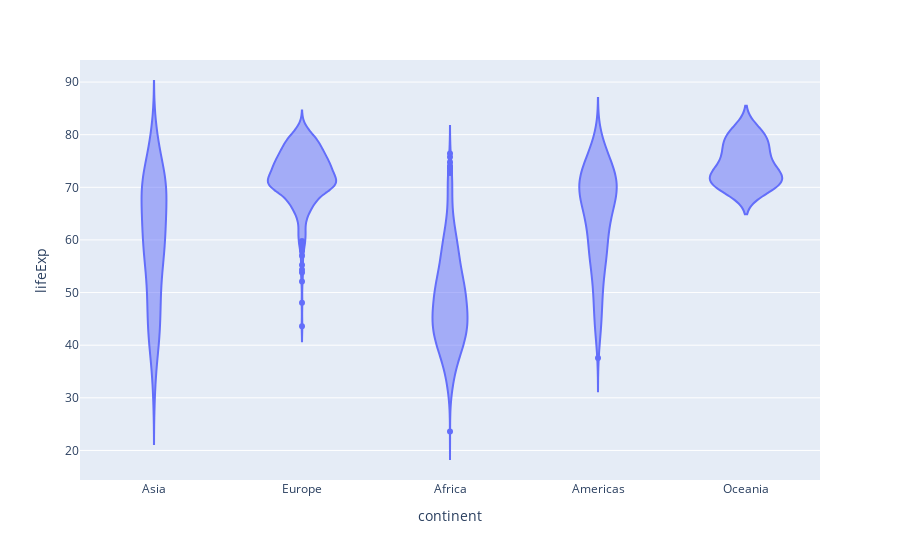

Notebook code for this chart:
### Markdown cell above
[Back to top](#Index:) 

### Problem 7

#### Violin Plot of Life Expectancy by Continent with `plotly`



Create a Violin Plot of the Life Expectancy by continent using `plotly`.

### Code cell
#violin plot by continent in plotly

fig = px.violin(gapminder, y='lifeExp', x = 'continent')
fig

### Figure 1 — Plotly figure (JSON) as saved in the notebook; plotly's stock layout.template omitted (floating-point values rounded to 4 significant figures; data arrays with more than 128 entries replaced by an {"elided": "..."} marker saying what was removed)
{"data": [{"alignmentgroup": "True", "box": {"visible": false}, "hovertemplate": "continent=%{x}<br>lifeExp=%{y}<extra></extra>", "legendgroup": "", "marker": {"color": "#636efa"}, "name": "", "offsetgroup": "", "orientation": "v", "scalegroup": "True", "showlegend": false, "type": "violin", "x": {"elided": "1704 str values"}, "x0": " ", "xaxis": "x", "y": {"elided": "1704 float values"}, "y0": " ", "yaxis": "y"}], "layout": {"autosize": true, "legend": {"tracegroupgap": 0}, "margin": {"t": 60}, "violinmode": "group", "xaxis": {"anchor": "y", "autorange": true, "domain": [0, 1], "range": [-0.5, 4.5], "title": {"text": "continent"}, "type": "category"}, "yaxis": {"anchor": "x", "autorange": true, "domain": [0, 1], "range": [14.38, 94.19], "title": {"text": "lifeExp"}, "type": "linear"}}}
